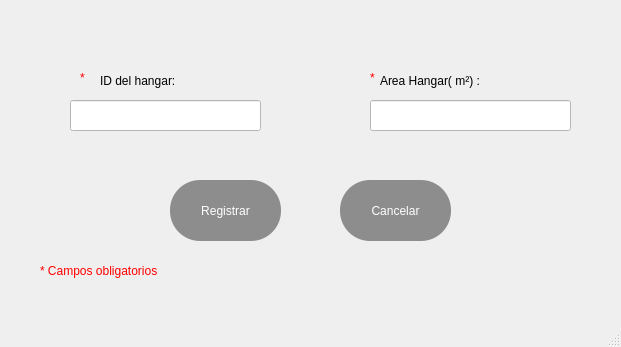
<?xml version="1.0" encoding="UTF-8"?>
<ui version="4.0">
 <class>MainWindow</class>
 <widget class="QMainWindow" name="MainWindow">
  <property name="geometry">
   <rect>
    <x>0</x>
    <y>0</y>
    <width>621</width>
    <height>347</height>
   </rect>
  </property>
  <property name="windowTitle">
   <string>MainWindow</string>
  </property>
  <widget class="QWidget" name="centralwidget">
   <widget class="QLabel" name="label_2">
    <property name="geometry">
     <rect>
      <x>380</x>
      <y>60</y>
      <width>201</width>
      <height>41</height>
     </rect>
    </property>
    <property name="styleSheet">
     <string notr="true">font: 15pt &quot;MS Reference Sans Serif&quot;;</string>
    </property>
    <property name="text">
     <string>Area Hangar( m²) :</string>
    </property>
   </widget>
   <widget class="QPushButton" name="btn_cancelar">
    <property name="geometry">
     <rect>
      <x>340</x>
      <y>180</y>
      <width>111</width>
      <height>61</height>
     </rect>
    </property>
    <property name="styleSheet">
     <string notr="true">QPushButton{
font: 90 20pt &quot;MS Shell Dlg 2&quot;;
  color:rgb(255, 255, 255);
  
	background-color: rgb(104, 127, 143);
border-radius:30px;
}
QPushButton:hover{
background-color: rgb(255, 0,0 );
	color:rgb(255, 255, 255);
}

QPushButton{

  color:rgb(255, 255, 255);
  
	
	background-color: rgb(141, 141, 141);
}
</string>
    </property>
    <property name="text">
     <string>Cancelar</string>
    </property>
   </widget>
   <widget class="QLineEdit" name="lineEdit_area_hangar">
    <property name="geometry">
     <rect>
      <x>370</x>
      <y>100</y>
      <width>201</width>
      <height>31</height>
     </rect>
    </property>
    <property name="styleSheet">
     <string notr="true">background-color: rgb(255, 255, 255);
font: 12pt &quot;MS Shell Dlg 2&quot;;</string>
    </property>
    <property name="text">
     <string/>
    </property>
   </widget>
   <widget class="QLabel" name="label">
    <property name="geometry">
     <rect>
      <x>100</x>
      <y>60</y>
      <width>161</width>
      <height>41</height>
     </rect>
    </property>
    <property name="styleSheet">
     <string notr="true">font: 15pt &quot;MS Reference Sans Serif&quot;;</string>
    </property>
    <property name="text">
     <string>ID del hangar:</string>
    </property>
   </widget>
   <widget class="QPushButton" name="btn_registrar">
    <property name="geometry">
     <rect>
      <x>170</x>
      <y>180</y>
      <width>111</width>
      <height>61</height>
     </rect>
    </property>
    <property name="styleSheet">
     <string notr="true">QPushButton{
font: 90 20pt &quot;MS Shell Dlg 2&quot;;
  color:rgb(255, 255, 255);
  
	background-color: rgb(104, 127, 143);
border-radius:30px;
}
QPushButton:hover{
background-color: rgb(255, 0,0 );
	color:rgb(255, 255, 255);
}

QPushButton{

  color:rgb(255, 255, 255);
  
	
	background-color: rgb(141, 141, 141);
}
</string>
    </property>
    <property name="text">
     <string>Registrar</string>
    </property>
   </widget>
   <widget class="QLineEdit" name="lineEdit_id_hangar">
    <property name="geometry">
     <rect>
      <x>70</x>
      <y>100</y>
      <width>191</width>
      <height>31</height>
     </rect>
    </property>
    <property name="styleSheet">
     <string notr="true">background-color: rgb(255, 255, 255);
font: 12pt &quot;MS Shell Dlg 2&quot;;</string>
    </property>
    <property name="text">
     <string/>
    </property>
   </widget>
   <widget class="QLabel" name="label_7">
    <property name="geometry">
     <rect>
      <x>80</x>
      <y>70</y>
      <width>16</width>
      <height>16</height>
     </rect>
    </property>
    <property name="styleSheet">
     <string notr="true">color: rgb(255, 0, 0);
font: 12pt &quot;MS Shell Dlg 2&quot;;</string>
    </property>
    <property name="text">
     <string>*</string>
    </property>
   </widget>
   <widget class="QLabel" name="label_8">
    <property name="geometry">
     <rect>
      <x>40</x>
      <y>250</y>
      <width>331</width>
      <height>41</height>
     </rect>
    </property>
    <property name="styleSheet">
     <string notr="true">color: rgb(255, 0, 0);
font: 12pt &quot;MS Shell Dlg 2&quot;;</string>
    </property>
    <property name="text">
     <string>* Campos obligatorios</string>
    </property>
   </widget>
   <widget class="QLabel" name="label_9">
    <property name="geometry">
     <rect>
      <x>370</x>
      <y>70</y>
      <width>16</width>
      <height>16</height>
     </rect>
    </property>
    <property name="styleSheet">
     <string notr="true">color: rgb(255, 0, 0);
font: 12pt &quot;MS Shell Dlg 2&quot;;</string>
    </property>
    <property name="text">
     <string>*</string>
    </property>
   </widget>
  </widget>
  <widget class="QMenuBar" name="menubar">
   <property name="geometry">
    <rect>
     <x>0</x>
     <y>0</y>
     <width>621</width>
     <height>21</height>
    </rect>
   </property>
  </widget>
  <widget class="QStatusBar" name="statusbar"/>
 </widget>
 <resources/>
 <connections/>
</ui>
